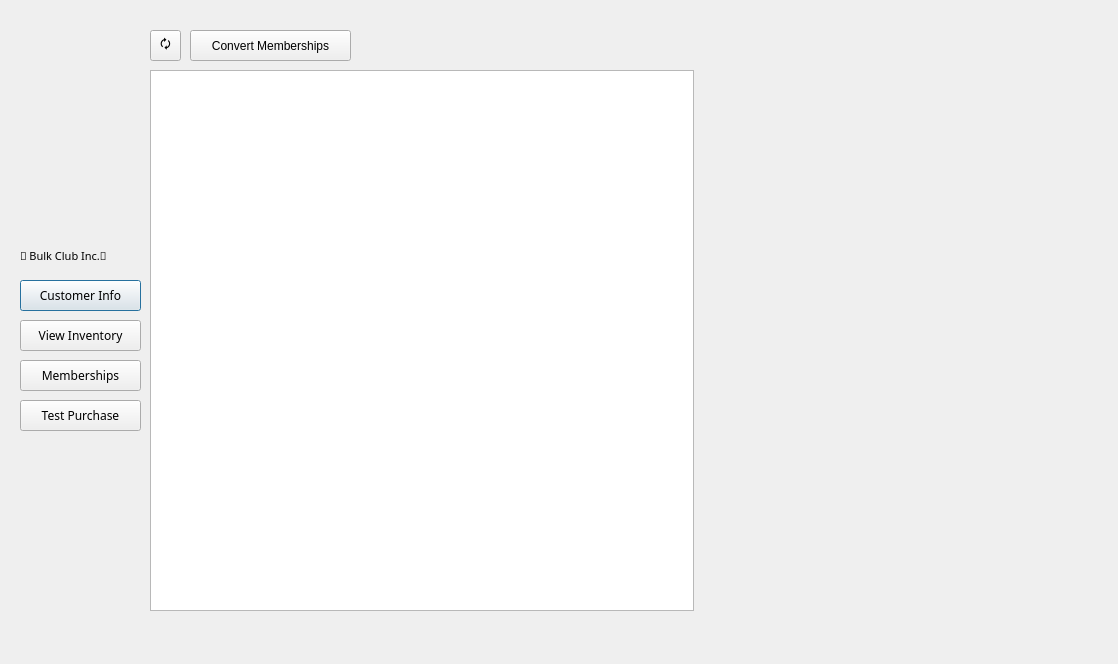
<?xml version="1.0" encoding="UTF-8"?>
<ui version="4.0">
 <class>Admin</class>
 <widget class="QDialog" name="Admin">
  <property name="geometry">
   <rect>
    <x>0</x>
    <y>0</y>
    <width>1118</width>
    <height>664</height>
   </rect>
  </property>
  <property name="sizePolicy">
   <sizepolicy hsizetype="Fixed" vsizetype="Fixed">
    <horstretch>0</horstretch>
    <verstretch>0</verstretch>
   </sizepolicy>
  </property>
  <property name="windowTitle">
   <string>Dialog</string>
  </property>
  <property name="sizeGripEnabled">
   <bool>false</bool>
  </property>
  <widget class="QPushButton" name="customerButton">
   <property name="geometry">
    <rect>
     <x>20</x>
     <y>280</y>
     <width>121</width>
     <height>31</height>
    </rect>
   </property>
   <property name="font">
    <font>
     <family>Lucida Sans</family>
    </font>
   </property>
   <property name="text">
    <string>Customer Info</string>
   </property>
  </widget>
  <widget class="QPushButton" name="inventoryButton">
   <property name="geometry">
    <rect>
     <x>20</x>
     <y>320</y>
     <width>121</width>
     <height>31</height>
    </rect>
   </property>
   <property name="font">
    <font>
     <family>Lucida Sans</family>
    </font>
   </property>
   <property name="text">
    <string>View Inventory</string>
   </property>
  </widget>
  <widget class="QStackedWidget" name="stackedWidget">
   <property name="geometry">
    <rect>
     <x>150</x>
     <y>20</y>
     <width>911</width>
     <height>811</height>
    </rect>
   </property>
   <property name="currentIndex">
    <number>2</number>
   </property>
   <widget class="QWidget" name="customerPage">
    <widget class="QToolButton" name="customerPage_refreshButton">
     <property name="geometry">
      <rect>
       <x>0</x>
       <y>210</y>
       <width>31</width>
       <height>31</height>
      </rect>
     </property>
     <property name="font">
      <font>
       <family>Arial</family>
       <pointsize>9</pointsize>
      </font>
     </property>
     <property name="text">
      <string>🗘</string>
     </property>
    </widget>
    <widget class="QTableView" name="customerPage_tableView">
     <property name="geometry">
      <rect>
       <x>10</x>
       <y>250</y>
       <width>562</width>
       <height>341</height>
      </rect>
     </property>
     <property name="sizePolicy">
      <sizepolicy hsizetype="Maximum" vsizetype="Maximum">
       <horstretch>0</horstretch>
       <verstretch>0</verstretch>
      </sizepolicy>
     </property>
     <property name="frameShadow">
      <enum>QFrame::Plain</enum>
     </property>
    </widget>
    <widget class="QLabel" name="label_2">
     <property name="geometry">
      <rect>
       <x>20</x>
       <y>70</y>
       <width>121</width>
       <height>31</height>
      </rect>
     </property>
     <property name="font">
      <font>
       <family>MS UI Gothic</family>
       <pointsize>12</pointsize>
      </font>
     </property>
     <property name="text">
      <string>ID Number:</string>
     </property>
    </widget>
    <widget class="QPushButton" name="customerPage_addButton">
     <property name="geometry">
      <rect>
       <x>700</x>
       <y>30</y>
       <width>181</width>
       <height>71</height>
      </rect>
     </property>
     <property name="font">
      <font>
       <family>Arial</family>
       <pointsize>9</pointsize>
      </font>
     </property>
     <property name="text">
      <string>Add Customer</string>
     </property>
    </widget>
    <widget class="QLineEdit" name="RebateLineEdit">
     <property name="geometry">
      <rect>
       <x>480</x>
       <y>150</y>
       <width>131</width>
       <height>31</height>
      </rect>
     </property>
     <property name="font">
      <font>
       <family>MS UI Gothic</family>
       <pointsize>12</pointsize>
      </font>
     </property>
    </widget>
    <widget class="QLineEdit" name="NameLineEdit">
     <property name="geometry">
      <rect>
       <x>190</x>
       <y>30</y>
       <width>421</width>
       <height>31</height>
      </rect>
     </property>
     <property name="font">
      <font>
       <family>MS UI Gothic</family>
       <pointsize>12</pointsize>
      </font>
     </property>
    </widget>
    <widget class="QLabel" name="label_4">
     <property name="geometry">
      <rect>
       <x>20</x>
       <y>150</y>
       <width>171</width>
       <height>31</height>
      </rect>
     </property>
     <property name="font">
      <font>
       <family>MS UI Gothic</family>
       <pointsize>12</pointsize>
      </font>
     </property>
     <property name="text">
      <string>Experation Date:</string>
     </property>
    </widget>
    <widget class="QLineEdit" name="MemberTypeLineEdit">
     <property name="geometry">
      <rect>
       <x>190</x>
       <y>110</y>
       <width>131</width>
       <height>31</height>
      </rect>
     </property>
     <property name="font">
      <font>
       <family>MS UI Gothic</family>
       <pointsize>12</pointsize>
      </font>
     </property>
    </widget>
    <widget class="QLabel" name="label">
     <property name="geometry">
      <rect>
       <x>20</x>
       <y>30</y>
       <width>81</width>
       <height>31</height>
      </rect>
     </property>
     <property name="font">
      <font>
       <family>MS UI Gothic</family>
       <pointsize>12</pointsize>
      </font>
     </property>
     <property name="text">
      <string>Name:</string>
     </property>
    </widget>
    <widget class="QLineEdit" name="ExpirationDateLineEdit">
     <property name="geometry">
      <rect>
       <x>190</x>
       <y>150</y>
       <width>131</width>
       <height>31</height>
      </rect>
     </property>
     <property name="font">
      <font>
       <family>MS UI Gothic</family>
       <pointsize>12</pointsize>
      </font>
     </property>
    </widget>
    <widget class="QLabel" name="label_5">
     <property name="geometry">
      <rect>
       <x>350</x>
       <y>110</y>
       <width>141</width>
       <height>31</height>
      </rect>
     </property>
     <property name="font">
      <font>
       <family>MS UI Gothic</family>
       <pointsize>12</pointsize>
      </font>
     </property>
     <property name="text">
      <string>Total Spent:</string>
     </property>
    </widget>
    <widget class="QLabel" name="label_6">
     <property name="geometry">
      <rect>
       <x>350</x>
       <y>150</y>
       <width>141</width>
       <height>31</height>
      </rect>
     </property>
     <property name="font">
      <font>
       <family>MS UI Gothic</family>
       <pointsize>12</pointsize>
      </font>
     </property>
     <property name="text">
      <string>Rebate:</string>
     </property>
    </widget>
    <widget class="QLabel" name="label_3">
     <property name="geometry">
      <rect>
       <x>20</x>
       <y>110</y>
       <width>141</width>
       <height>31</height>
      </rect>
     </property>
     <property name="font">
      <font>
       <family>MS UI Gothic</family>
       <pointsize>12</pointsize>
      </font>
     </property>
     <property name="text">
      <string>Member Type:</string>
     </property>
    </widget>
    <widget class="QLineEdit" name="TotalSpentLineEdit">
     <property name="geometry">
      <rect>
       <x>480</x>
       <y>110</y>
       <width>131</width>
       <height>31</height>
      </rect>
     </property>
     <property name="font">
      <font>
       <family>MS UI Gothic</family>
       <pointsize>12</pointsize>
      </font>
     </property>
    </widget>
    <widget class="QPushButton" name="customerPage_deleteButton">
     <property name="geometry">
      <rect>
       <x>700</x>
       <y>120</y>
       <width>181</width>
       <height>71</height>
      </rect>
     </property>
     <property name="font">
      <font>
       <family>Arial</family>
       <pointsize>9</pointsize>
      </font>
     </property>
     <property name="text">
      <string>Delete Customer</string>
     </property>
    </widget>
    <widget class="QLineEdit" name="IDLineEdit">
     <property name="geometry">
      <rect>
       <x>190</x>
       <y>70</y>
       <width>421</width>
       <height>31</height>
      </rect>
     </property>
     <property name="font">
      <font>
       <family>MS UI Gothic</family>
       <pointsize>12</pointsize>
      </font>
     </property>
    </widget>
   </widget>
   <widget class="QWidget" name="inventoryPage">
    <widget class="QToolButton" name="inventoryPage_refreshButton">
     <property name="geometry">
      <rect>
       <x>0</x>
       <y>230</y>
       <width>31</width>
       <height>31</height>
      </rect>
     </property>
     <property name="font">
      <font>
       <family>Arial</family>
       <pointsize>9</pointsize>
      </font>
     </property>
     <property name="text">
      <string>🗘</string>
     </property>
    </widget>
    <widget class="QTableView" name="InventoryTableView">
     <property name="geometry">
      <rect>
       <x>0</x>
       <y>270</y>
       <width>671</width>
       <height>321</height>
      </rect>
     </property>
    </widget>
    <widget class="QPushButton" name="inventoryPage_addButton">
     <property name="geometry">
      <rect>
       <x>700</x>
       <y>80</y>
       <width>181</width>
       <height>41</height>
      </rect>
     </property>
     <property name="font">
      <font>
       <family>Arial</family>
       <pointsize>9</pointsize>
      </font>
     </property>
     <property name="text">
      <string>Add Item</string>
     </property>
    </widget>
    <widget class="QPushButton" name="inventoryPage_editButton">
     <property name="geometry">
      <rect>
       <x>700</x>
       <y>20</y>
       <width>181</width>
       <height>41</height>
      </rect>
     </property>
     <property name="font">
      <font>
       <family>Arial</family>
       <pointsize>9</pointsize>
      </font>
     </property>
     <property name="text">
      <string>Edit Item</string>
     </property>
    </widget>
    <widget class="QLabel" name="label_7">
     <property name="geometry">
      <rect>
       <x>20</x>
       <y>140</y>
       <width>171</width>
       <height>31</height>
      </rect>
     </property>
     <property name="font">
      <font>
       <family>MS UI Gothic</family>
       <pointsize>12</pointsize>
      </font>
     </property>
     <property name="text">
      <string>In Stock?</string>
     </property>
    </widget>
    <widget class="QLineEdit" name="ItemNameLineEdit">
     <property name="geometry">
      <rect>
       <x>190</x>
       <y>20</y>
       <width>311</width>
       <height>31</height>
      </rect>
     </property>
     <property name="font">
      <font>
       <family>MS UI Gothic</family>
       <pointsize>12</pointsize>
      </font>
     </property>
    </widget>
    <widget class="QLabel" name="label_8">
     <property name="geometry">
      <rect>
       <x>20</x>
       <y>60</y>
       <width>121</width>
       <height>31</height>
      </rect>
     </property>
     <property name="font">
      <font>
       <family>MS UI Gothic</family>
       <pointsize>12</pointsize>
      </font>
     </property>
     <property name="text">
      <string>Item Price</string>
     </property>
    </widget>
    <widget class="QLineEdit" name="QuantityLineEdit">
     <property name="geometry">
      <rect>
       <x>190</x>
       <y>100</y>
       <width>311</width>
       <height>31</height>
      </rect>
     </property>
     <property name="font">
      <font>
       <family>MS UI Gothic</family>
       <pointsize>12</pointsize>
      </font>
     </property>
    </widget>
    <widget class="QLabel" name="label_9">
     <property name="geometry">
      <rect>
       <x>20</x>
       <y>20</y>
       <width>141</width>
       <height>31</height>
      </rect>
     </property>
     <property name="font">
      <font>
       <family>MS UI Gothic</family>
       <pointsize>12</pointsize>
      </font>
     </property>
     <property name="text">
      <string>Item Name:</string>
     </property>
    </widget>
    <widget class="QLineEdit" name="InStockLineEdit">
     <property name="geometry">
      <rect>
       <x>190</x>
       <y>140</y>
       <width>311</width>
       <height>31</height>
      </rect>
     </property>
     <property name="font">
      <font>
       <family>MS UI Gothic</family>
       <pointsize>12</pointsize>
      </font>
     </property>
    </widget>
    <widget class="QLabel" name="label_11">
     <property name="geometry">
      <rect>
       <x>20</x>
       <y>100</y>
       <width>141</width>
       <height>31</height>
      </rect>
     </property>
     <property name="font">
      <font>
       <family>MS UI Gothic</family>
       <pointsize>12</pointsize>
      </font>
     </property>
     <property name="text">
      <string>Quantity</string>
     </property>
    </widget>
    <widget class="QPushButton" name="inventoryPage_deleteButton">
     <property name="geometry">
      <rect>
       <x>700</x>
       <y>140</y>
       <width>181</width>
       <height>41</height>
      </rect>
     </property>
     <property name="font">
      <font>
       <family>Arial</family>
       <pointsize>9</pointsize>
      </font>
     </property>
     <property name="text">
      <string>Delete Item</string>
     </property>
    </widget>
    <widget class="QLineEdit" name="ItemPriceLineEdit">
     <property name="geometry">
      <rect>
       <x>190</x>
       <y>60</y>
       <width>311</width>
       <height>31</height>
      </rect>
     </property>
     <property name="font">
      <font>
       <family>MS UI Gothic</family>
       <pointsize>12</pointsize>
      </font>
     </property>
    </widget>
    <widget class="QLabel" name="label_10">
     <property name="geometry">
      <rect>
       <x>20</x>
       <y>180</y>
       <width>171</width>
       <height>31</height>
      </rect>
     </property>
     <property name="font">
      <font>
       <family>MS UI Gothic</family>
       <pointsize>12</pointsize>
      </font>
     </property>
     <property name="text">
      <string>Revenue</string>
     </property>
    </widget>
    <widget class="QLineEdit" name="RevenueLineEdit">
     <property name="geometry">
      <rect>
       <x>190</x>
       <y>180</y>
       <width>311</width>
       <height>31</height>
      </rect>
     </property>
     <property name="font">
      <font>
       <family>MS UI Gothic</family>
       <pointsize>12</pointsize>
      </font>
     </property>
    </widget>
   </widget>
   <widget class="QWidget" name="membershipPage">
    <widget class="QPushButton" name="membershipPage_convertButton">
     <property name="geometry">
      <rect>
       <x>40</x>
       <y>10</y>
       <width>161</width>
       <height>31</height>
      </rect>
     </property>
     <property name="font">
      <font>
       <family>Arial</family>
       <pointsize>9</pointsize>
      </font>
     </property>
     <property name="text">
      <string>Convert Memberships</string>
     </property>
    </widget>
    <widget class="QToolButton" name="membershipPage_refreshButton">
     <property name="geometry">
      <rect>
       <x>0</x>
       <y>10</y>
       <width>31</width>
       <height>31</height>
      </rect>
     </property>
     <property name="font">
      <font>
       <family>Arial</family>
       <pointsize>9</pointsize>
      </font>
     </property>
     <property name="text">
      <string>🗘</string>
     </property>
    </widget>
    <widget class="QTableView" name="MembershipTableView">
     <property name="geometry">
      <rect>
       <x>0</x>
       <y>50</y>
       <width>544</width>
       <height>541</height>
      </rect>
     </property>
    </widget>
   </widget>
   <widget class="QWidget" name="purchase">
    <widget class="QLineEdit" name="idLine">
     <property name="geometry">
      <rect>
       <x>120</x>
       <y>210</y>
       <width>113</width>
       <height>21</height>
      </rect>
     </property>
    </widget>
    <widget class="QLabel" name="customerLabel">
     <property name="geometry">
      <rect>
       <x>150</x>
       <y>190</y>
       <width>61</width>
       <height>16</height>
      </rect>
     </property>
     <property name="text">
      <string>CustomerID</string>
     </property>
    </widget>
    <widget class="QLineEdit" name="nameLine">
     <property name="geometry">
      <rect>
       <x>120</x>
       <y>270</y>
       <width>113</width>
       <height>21</height>
      </rect>
     </property>
    </widget>
    <widget class="QLabel" name="nameLabel">
     <property name="geometry">
      <rect>
       <x>150</x>
       <y>250</y>
       <width>61</width>
       <height>16</height>
      </rect>
     </property>
     <property name="text">
      <string>Item Name</string>
     </property>
    </widget>
    <widget class="QLineEdit" name="qtyLine">
     <property name="geometry">
      <rect>
       <x>120</x>
       <y>330</y>
       <width>113</width>
       <height>21</height>
      </rect>
     </property>
    </widget>
    <widget class="QLabel" name="qtyLabel">
     <property name="geometry">
      <rect>
       <x>150</x>
       <y>310</y>
       <width>47</width>
       <height>13</height>
      </rect>
     </property>
     <property name="text">
      <string>Quantity</string>
     </property>
    </widget>
    <widget class="QLineEdit" name="priceLine">
     <property name="geometry">
      <rect>
       <x>120</x>
       <y>390</y>
       <width>113</width>
       <height>21</height>
      </rect>
     </property>
    </widget>
    <widget class="QLabel" name="priceLabel">
     <property name="geometry">
      <rect>
       <x>160</x>
       <y>370</y>
       <width>31</width>
       <height>16</height>
      </rect>
     </property>
     <property name="text">
      <string>Price</string>
     </property>
    </widget>
    <widget class="QPushButton" name="confirmButton">
     <property name="geometry">
      <rect>
       <x>340</x>
       <y>300</y>
       <width>181</width>
       <height>71</height>
      </rect>
     </property>
     <property name="text">
      <string>Make Purchase</string>
     </property>
    </widget>
    <widget class="QLabel" name="dateLabel">
     <property name="geometry">
      <rect>
       <x>160</x>
       <y>430</y>
       <width>47</width>
       <height>13</height>
      </rect>
     </property>
     <property name="text">
      <string>Date</string>
     </property>
    </widget>
    <widget class="QLineEdit" name="dateLine">
     <property name="geometry">
      <rect>
       <x>120</x>
       <y>450</y>
       <width>113</width>
       <height>21</height>
      </rect>
     </property>
    </widget>
   </widget>
  </widget>
  <widget class="QLabel" name="companyLabel">
   <property name="geometry">
    <rect>
     <x>20</x>
     <y>240</y>
     <width>131</width>
     <height>31</height>
    </rect>
   </property>
   <property name="font">
    <font>
     <family>Lucida Sans</family>
     <pointsize>8</pointsize>
    </font>
   </property>
   <property name="text">
    <string>💪 Bulk Club Inc.💪</string>
   </property>
  </widget>
  <widget class="QPushButton" name="membershipButton">
   <property name="geometry">
    <rect>
     <x>20</x>
     <y>360</y>
     <width>121</width>
     <height>31</height>
    </rect>
   </property>
   <property name="font">
    <font>
     <family>Lucida Sans</family>
    </font>
   </property>
   <property name="text">
    <string>Memberships</string>
   </property>
  </widget>
  <widget class="QPushButton" name="m">
   <property name="geometry">
    <rect>
     <x>20</x>
     <y>400</y>
     <width>121</width>
     <height>31</height>
    </rect>
   </property>
   <property name="font">
    <font>
     <family>Lucida Sans</family>
    </font>
   </property>
   <property name="text">
    <string>Test Purchase</string>
   </property>
  </widget>
 </widget>
 <resources/>
 <connections>
  <connection>
   <sender>confirmButton</sender>
   <signal>clicked()</signal>
   <receiver>Admin</receiver>
   <slot>test_purchase()</slot>
   <hints>
    <hint type="sourcelabel">
     <x>395</x>
     <y>400</y>
    </hint>
    <hint type="destinationlabel">
     <x>70</x>
     <y>485</y>
    </hint>
   </hints>
  </connection>
 </connections>
 <slots>
  <slot>determineUpgradeOrDowngrade()</slot>
  <slot>test_purchase()</slot>
  <slot>test_page()</slot>
 </slots>
</ui>
